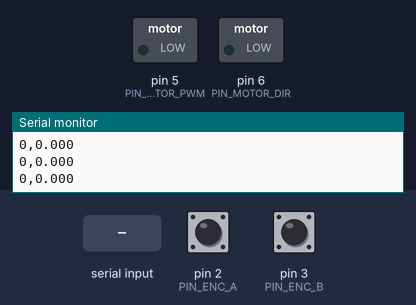
The sketch below on a simulated Arduino Uno, built with avr-gcc and run on an emulated ATmega328P. Shown: switched loads named in the sketch (green lamp = pin HIGH), the last lines printed to the serial monitor. Inputs (shaded band) come from the test bench; at power-on: pin 2 (PIN_ENC_A) HIGH, pin 3 (PIN_ENC_B) HIGH.

Above: at 1.2 s.
1.3 s: "5\n" received over Serial
At 2.0 s:
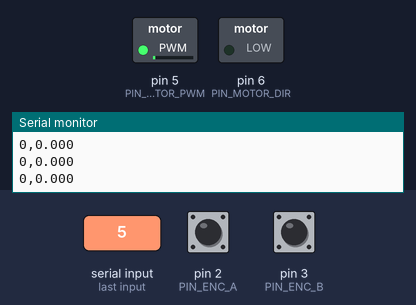
2.8 s: "90\n" received over Serial
At 3.2 s:
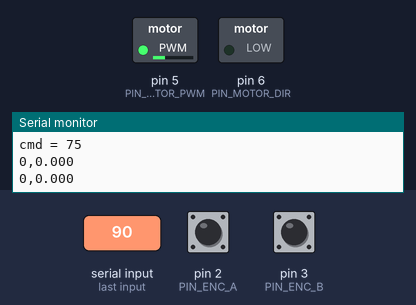
4.3 s: "R90\n" received over Serial
At 5.5 s:
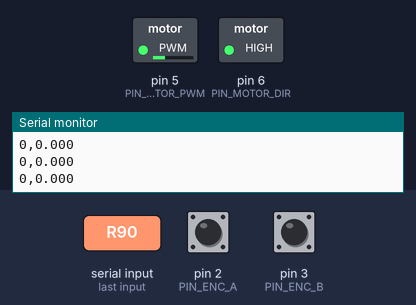
5.8 s: "200\n" received over Serial
At 6.7 s:
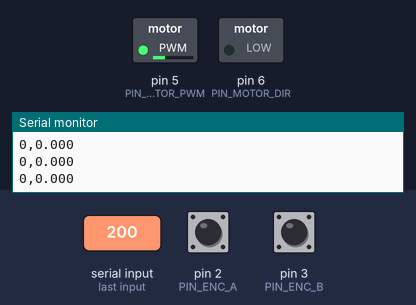
7.3 s: "R,45\n" received over Serial
At 7.8 s:
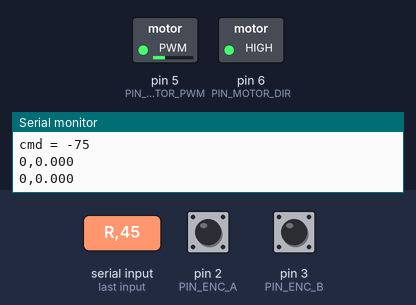
Timing chart, 0 to 9.8 s (numbered marks = the images above; inputs shaded):
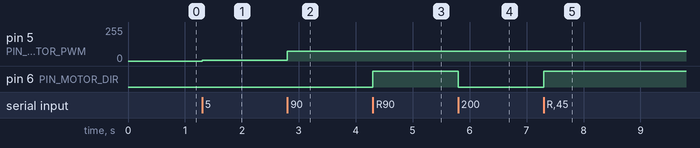

Measured:
- after the input at 1.3 s, pin 5 (PIN_MOTOR_PWM): 0/255 → 5/255 at once
- after the input at 2.8 s, pin 5 (PIN_MOTOR_PWM): 5/255 → 75/255 at once
- after the input at 4.3 s, pin 6 (PIN_MOTOR_DIR): LOW → HIGH at once
- after the input at 5.8 s, pin 6 (PIN_MOTOR_DIR): HIGH → LOW at once
- after the input at 7.3 s, pin 6 (PIN_MOTOR_DIR): LOW → HIGH at once

The sketch:

EncoderMotorSweep.ino
```cpp
#include "Config.h"
#include "Encoder.h"
#include "Motor.h"
#include "SerialCommand.h"

Encoder motorEncoder(PIN_ENC_A, PIN_ENC_B);
Motor motor(PIN_MOTOR_PWM, PIN_MOTOR_DIR);
SerialCommand input(MOTOR_MAX_PWM);

unsigned long lastPrintMs = 0;

void setup() {
  Serial.begin(115200);
  motor.begin();                 // starts stopped
  motorEncoder.begin();
  Serial.println(F("Commands: F=forward, R=reverse, S=stop, or a number -75..75"));
  Serial.println(F("count,revs"));
}

void loop() {
  int cmd;
  if (input.poll(cmd)) {
    motor.setCommand(cmd);
    Serial.print(F("cmd = "));
    Serial.println(cmd);
  }

  unsigned long now = millis();
  if (now - lastPrintMs >= PRINT_PERIOD_MS) {
    lastPrintMs = now;
    long c = motorEncoder.count();
    Serial.print(c);
    Serial.print(',');
    Serial.println(c / COUNTS_PER_REV, 3);
  }
}
```

CommandProfile.cpp
```cpp
#include "CommandProfile.h"

CommandProfile::CommandProfile(const int* waypoints, uint8_t count, unsigned long segmentMs)
  : _wp(waypoints), _n(count), _segMs(segmentMs) {}

void CommandProfile::start(unsigned long nowMs) {
  _startMs = nowMs;
}

int CommandProfile::valueAt(unsigned long nowMs) const {
  const unsigned long period = (unsigned long)(_n - 1) * _segMs;
  const unsigned long t = (nowMs - _startMs) % period;
  const uint8_t seg = t / _segMs;
  const unsigned long local = t - (unsigned long)seg * _segMs;

  const long a = _wp[seg];
  const long b = _wp[seg + 1];
  return (int)(a + (b - a) * (long)local / (long)_segMs);
}
```

CommandProfile.h
```cpp
#pragma once
#include <Arduino.h>

// Piecewise-linear command that loops through its waypoints.
// {-max, 0, -max} gives -max -> 0 -> -max, then repeats.
class CommandProfile {
public:
  CommandProfile(const int* waypoints, uint8_t count, unsigned long segmentMs);
  void start(unsigned long nowMs);
  int  valueAt(unsigned long nowMs) const;

private:
  const int* _wp;
  uint8_t _n;
  unsigned long _segMs;
  unsigned long _startMs = 0;
};
```

Encoder.cpp
```cpp
#include "Encoder.h"

// Quadrature transition table, indexed by (previousAB << 2) | currentAB.
static const int8_t kTransitionTable[16] = {
   0, -1,  1,  0,
   1,  0,  0, -1,
  -1,  0,  0,  1,
   0,  1, -1,  0
};

Encoder* Encoder::_instance = nullptr;

Encoder::Encoder(uint8_t pinA, uint8_t pinB)
  : _pinA(pinA), _pinB(pinB) {}

void Encoder::begin() {
  pinMode(_pinA, INPUT_PULLUP);
  pinMode(_pinB, INPUT_PULLUP);

  _prevAB = (digitalRead(_pinA) << 1) | digitalRead(_pinB);
  _instance = this;

  attachInterrupt(digitalPinToInterrupt(_pinA), isrA, CHANGE);
  attachInterrupt(digitalPinToInterrupt(_pinB), isrB, CHANGE);
}

long Encoder::count() const {
  noInterrupts();
  long c = _count;
  interrupts();
  return c;
}

void Encoder::reset() {
  noInterrupts();
  _count = 0;
  interrupts();
}

void Encoder::update() {
  uint8_t currentAB = (digitalRead(_pinA) << 1) | digitalRead(_pinB);
  uint8_t transition = (_prevAB << 2) | currentAB;
  _count += kTransitionTable[transition];
  _prevAB = currentAB;
}

void Encoder::isrA() { if (_instance) _instance->update(); }
void Encoder::isrB() { if (_instance) _instance->update(); }
```

Encoder.h
```cpp
#pragma once
#include <Arduino.h>

// Quadrature encoder (A/B channels) with interrupt-based decoding.
class Encoder {
public:
  Encoder(uint8_t pinA, uint8_t pinB);
  void begin();
  long count() const;   // atomic read of the ISR-updated counter
  void reset();

private:
  void update();
  static void isrA();
  static void isrB();

  static Encoder* _instance;

  uint8_t _pinA;
  uint8_t _pinB;
  volatile long _count = 0;
  volatile uint8_t _prevAB = 0;
};
```

ManualControl.cpp
```cpp
#include "ManualControl.h"

ManualControl::ManualControl(float degMin, float degMax, int maxCmd, float deadband)
  : _center((degMin + degMax) * 0.5f),
    _half((degMax - degMin) * 0.5f),
    _maxCmd(maxCmd),
    _deadband(deadband) {}

int ManualControl::command(float degrees) const {
  // Normalize to -1..+1 around center
  float u = (degrees - _center) / _half;
  if (u > 1.0f)  u = 1.0f;
  if (u < -1.0f) u = -1.0f;

  float mag = (u < 0.0f) ? -u : u;
  if (mag <= _deadband) return 0;

  // Rescale so the output starts at 0 just outside the deadband
  float scaled = (mag - _deadband) / (1.0f - _deadband);
  int cmd = (int)(scaled * _maxCmd + 0.5f);
  return (u < 0.0f) ? -cmd : cmd;
}
```

ManualControl.h
```cpp
#pragma once
#include <Arduino.h>

// Maps a potentiometer angle to a signed motor command.
// Center of travel = stop. Each side of center drives one direction,
// with speed proportional to how far the knob is turned.
class ManualControl {
public:
  ManualControl(float degMin, float degMax, int maxCmd, float deadband);
  int command(float degrees) const;   // -maxCmd .. +maxCmd

private:
  float _center;
  float _half;
  int   _maxCmd;
  float _deadband;
};
```

Motor.cpp
```cpp
#include "Motor.h"

Motor::Motor(uint8_t pwmPin, uint8_t dirPin)
  : _pwmPin(pwmPin), _dirPin(dirPin) {}

void Motor::begin() {
  pinMode(_pwmPin, OUTPUT);
  pinMode(_dirPin, OUTPUT);
  setCommand(0);
}

// Sign selects direction, magnitude selects PWM duty.
// DIR LOW = forward (positive), DIR HIGH = reverse (negative).
void Motor::setCommand(int cmd) {
  cmd = constrain(cmd, -MOTOR_MAX_PWM, MOTOR_MAX_PWM);
  _cmd = cmd;
  digitalWrite(_dirPin, cmd < 0 ? HIGH : LOW);
  analogWrite(_pwmPin, abs(cmd));
}
```

Motor.h
```cpp
#pragma once
#include <Arduino.h>
#include "Config.h"

// H-bridge style motor driver: PWM sets duty, DIR sets direction.
class Motor {
public:
  Motor(uint8_t pwmPin, uint8_t dirPin);
  void begin();
  void setCommand(int cmd);     // -MOTOR_MAX_PWM .. +MOTOR_MAX_PWM
  int  command() const { return _cmd; }

private:
  uint8_t _pwmPin;
  uint8_t _dirPin;
  int _cmd = 0;
};
```

Potentiometer.cpp
```cpp
#include "Potentiometer.h"

Potentiometer::Potentiometer(uint8_t pin,
                             uint16_t adcMin, uint16_t adcMax,
                             float degMin, float degMax,
                             uint8_t samples)
  : _pin(pin), _adcMin(adcMin), _adcMax(adcMax),
    _degMin(degMin), _degMax(degMax), _samples(samples) {}

uint16_t Potentiometer::readRaw() {
  uint32_t sum = 0;
  for (uint8_t i = 0; i < _samples; i++) {
    sum += analogRead(_pin);
  }
  return sum / _samples;
}

float Potentiometer::readDegrees() {
  float raw = readRaw();
  return _degMin + (raw - _adcMin) * (_degMax - _degMin) / (float)(_adcMax - _adcMin);
}
```

Potentiometer.h
```cpp
#pragma once
#include <Arduino.h>

// Analog potentiometer read with averaging and linear calibration to degrees.
class Potentiometer {
public:
  Potentiometer(uint8_t pin,
                uint16_t adcMin, uint16_t adcMax,
                float degMin, float degMax,
                uint8_t samples = 8);

  uint16_t readRaw();        // averaged ADC value, 0..1023
  float    readDegrees();    // calibrated angle

private:
  uint8_t  _pin;
  uint16_t _adcMin;
  uint16_t _adcMax;
  float    _degMin;
  float    _degMax;
  uint8_t  _samples;
};
```

SerialCommand.cpp
```cpp
#include "SerialCommand.h"
#include <stdlib.h>

// Parses one trimmed line. Returns false if it isn't a valid command.
static bool parseLine(const char* s, int maxCmd, int& out) {
  char c = s[0];
  if (c == 'F' || c == 'f') { out = maxCmd;  return true; }
  if (c == 'R' || c == 'r') { out = -maxCmd; return true; }
  if (c == 'S' || c == 's') { out = 0;       return true; }

  char* end = nullptr;
  long v = strtol(s, &end, 10);
  if (end == s || *end != '\0') return false;   // not a number

  if (v > maxCmd)  v = maxCmd;
  if (v < -maxCmd) v = -maxCmd;
  out = (int)v;
  return true;
}

SerialCommand::SerialCommand(int maxCmd)
  : _maxCmd(maxCmd), _len(0) {
  _buf[0] = '\0';
}

bool SerialCommand::poll(int& cmdOut) {
  while (Serial.available() > 0) {
    char c = (char)Serial.read();

    if (c == '\n' || c == '\r') {
      if (_len == 0) continue;            // ignore empty lines (CRLF pairs)
      _buf[_len] = '\0';
      _len = 0;

      if (parseLine(_buf, _maxCmd, cmdOut)) {
        return true;
      }
      Serial.print(F("unknown command: "));
      Serial.println(_buf);
      return false;
    }

    if (_len < sizeof(_buf) - 1) {
      _buf[_len++] = c;
    }
  }
  return false;
}
```

SerialCommand.h
```cpp
#pragma once
#include <Arduino.h>

// Reads one line from Serial and turns it into a motor command.
// Accepted input:
//   F or f  -> forward at maxCmd
//   R or r  -> reverse at maxCmd
//   S or s  -> stop
//   integer -> signed command, e.g. 40 or -30 (clamped to +/- maxCmd)
class SerialCommand {
public:
  explicit SerialCommand(int maxCmd);

  // Call every loop. Returns true when a complete, valid line has been read.
  bool poll(int& cmdOut);

private:
  int _maxCmd;
  char _buf[16];
  uint8_t _len;
};
```

Config.h
```cpp
#pragma once
#include <Arduino.h>

// ---- Motor driver ----
constexpr uint8_t PIN_MOTOR_PWM = 5;
constexpr uint8_t PIN_MOTOR_DIR = 6;
constexpr int MOTOR_MAX_PWM = 75;          // raise to 255 after testing

// ---- Motor quadrature encoder ----
constexpr uint8_t PIN_ENC_A = 2;           // interrupt
constexpr uint8_t PIN_ENC_B = 3;           // interrupt
constexpr float COUNTS_PER_REV = 9600.0f;  // from original code

// ---- Potentiometer B10K (10 kOhm, linear taper) ----
// Wiring: outer legs to 5V and GND, wiper to A0.
constexpr uint8_t  PIN_POT     = A0;
constexpr uint16_t POT_ADC_MIN = 0;        // ADC reading at one end stop (calibrate)
constexpr uint16_t POT_ADC_MAX = 1023;     // ADC reading at the other end stop (calibrate)
constexpr float    POT_DEG_MIN = 0.0f;     // angle at POT_ADC_MIN
constexpr float    POT_DEG_MAX = 270.0f;   // angle at POT_ADC_MAX (measure real travel)
// 10k pots have high output impedance, so average more samples to reduce noise.
constexpr uint8_t  POT_SAMPLES = 16;

// ---- Manual control ----
// Fraction of half-travel around center treated as "stop".
constexpr float MANUAL_DEADBAND = 0.05f;

// ---- Telemetry ----
constexpr unsigned long PRINT_PERIOD_MS = 200;
```
